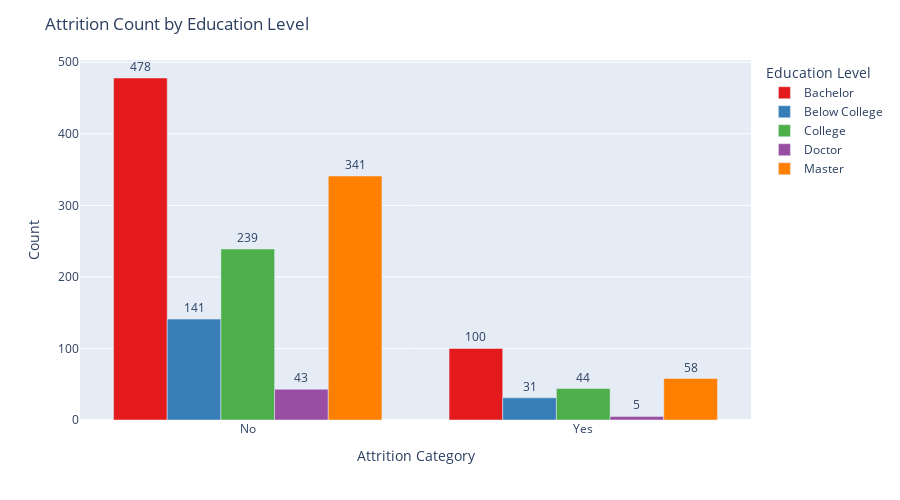

Notebook code for this chart:
### Markdown cell above
#### Plotly Code

### Code cell
import plotly.express as px

# Map numeric education codes to readable categories
education_map = {
    1: 'Below College',
    2: 'College',
    3: 'Bachelor',
    4: 'Master',
    5: 'Doctor'
}

df['Education_Mapped'] = df['Education'].map(education_map)

# Prepare grouped counts
grouped_counts = df.groupby(['Attrition_Category', 'Education_Mapped']).size().reset_index(name='Count')

# Create Plotly bar chart
fig = px.bar(grouped_counts,
             x='Attrition_Category',
             y='Count',
             color='Education_Mapped',
             barmode='group',
             text='Count',  # Show counts on bars
             color_discrete_sequence=px.colors.qualitative.Set1)

# Customize layout
fig.update_traces(textposition='outside')
fig.update_layout(title='Attrition Count by Education Level',
                  xaxis_title='Attrition Category',
                  yaxis_title='Count',
                  legend_title='Education Level',
                  width=900,
                  height=500)

fig.show()

### Figure 1 — Plotly figure (JSON) as saved in the notebook; plotly's stock layout.template omitted (floating-point values rounded to 4 significant figures)
{"data": [{"alignmentgroup": "True", "hovertemplate": "Education_Mapped=Bachelor<br>Attrition_Category=%{x}<br>Count=%{text}<extra></extra>", "legendgroup": "Bachelor", "marker": {"color": "rgb(228,26,28)", "pattern": {"shape": ""}}, "name": "Bachelor", "offsetgroup": "Bachelor", "orientation": "v", "showlegend": true, "text": [478.0, 100.0], "textposition": "outside", "type": "bar", "x": ["No", "Yes"], "xaxis": "x", "y": [478, 100], "yaxis": "y"}, {"alignmentgroup": "True", "hovertemplate": "Education_Mapped=Below College<br>Attrition_Category=%{x}<br>Count=%{text}<extra></extra>", "legendgroup": "Below College", "marker": {"color": "rgb(55,126,184)", "pattern": {"shape": ""}}, "name": "Below College", "offsetgroup": "Below College", "orientation": "v", "showlegend": true, "text": [141.0, 31.0], "textposition": "outside", "type": "bar", "x": ["No", "Yes"], "xaxis": "x", "y": [141, 31], "yaxis": "y"}, {"alignmentgroup": "True", "hovertemplate": "Education_Mapped=College<br>Attrition_Category=%{x}<br>Count=%{text}<extra></extra>", "legendgroup": "College", "marker": {"color": "rgb(77,175,74)", "pattern": {"shape": ""}}, "name": "College", "offsetgroup": "College", "orientation": "v", "showlegend": true, "text": [239.0, 44.0], "textposition": "outside", "type": "bar", "x": ["No", "Yes"], "xaxis": "x", "y": [239, 44], "yaxis": "y"}, {"alignmentgroup": "True", "hovertemplate": "Education_Mapped=Doctor<br>Attrition_Category=%{x}<br>Count=%{text}<extra></extra>", "legendgroup": "Doctor", "marker": {"color": "rgb(152,78,163)", "pattern": {"shape": ""}}, "name": "Doctor", "offsetgroup": "Doctor", "orientation": "v", "showlegend": true, "text": [43.0, 5.0], "textposition": "outside", "type": "bar", "x": ["No", "Yes"], "xaxis": "x", "y": [43, 5], "yaxis": "y"}, {"alignmentgroup": "True", "hovertemplate": "Education_Mapped=Master<br>Attrition_Category=%{x}<br>Count=%{text}<extra></extra>", "legendgroup": "Master", "marker": {"color": "rgb(255,127,0)", "pattern": {"shape": ""}}, "name": "Master", "offsetgroup": "Master", "orientation": "v", "showlegend": true, "text": [341.0, 58.0], "textposition": "outside", "type": "bar", "x": ["No", "Yes"], "xaxis": "x", "y": [341, 58], "yaxis": "y"}], "layout": {"barmode": "group", "height": 500, "legend": {"title": {"text": "Education Level"}, "tracegroupgap": 0}, "margin": {"t": 60}, "title": {"text": "Attrition Count by Education Level"}, "width": 900, "xaxis": {"anchor": "y", "domain": [0, 1], "title": {"text": "Attrition Category"}}, "yaxis": {"anchor": "x", "domain": [0, 1], "title": {"text": "Count"}}}}
